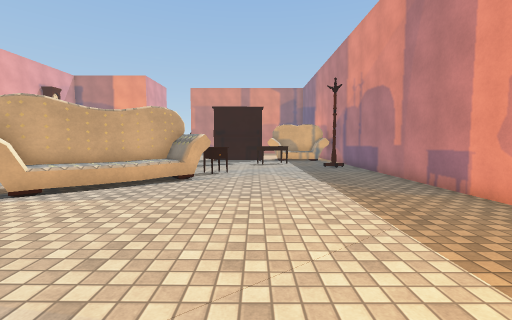
View 1 (above)

19 first-person views from a walk through a Unity game level. The camera is 1.4 m above the floor, tilts 4° down and sees 90° across. The floor is counted in squares, 1 m on a side. Each view is taken from the middle of a square. On the plan, view 1 faces up. The plan holds only what a view shows up to about 13 squares ahead; the rest is blank. The place goes on beyond the plan. The player is left out. Surface patterns are stand-ins for the level's own textures.

View 2
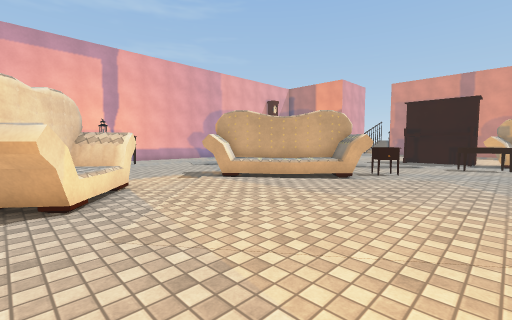

View 3
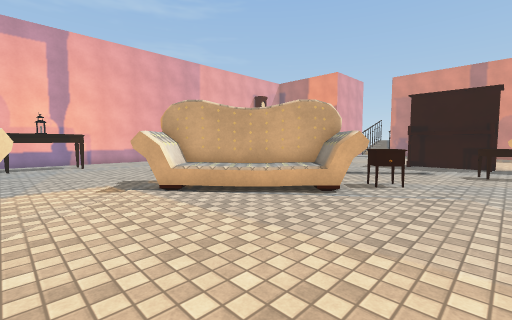

View 4
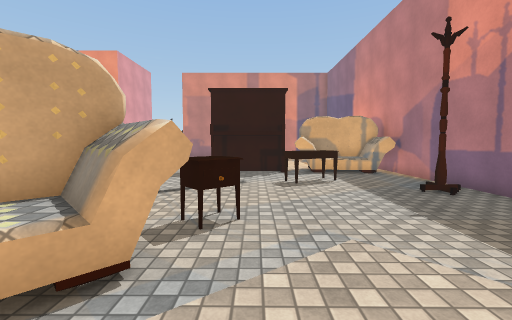

View 5
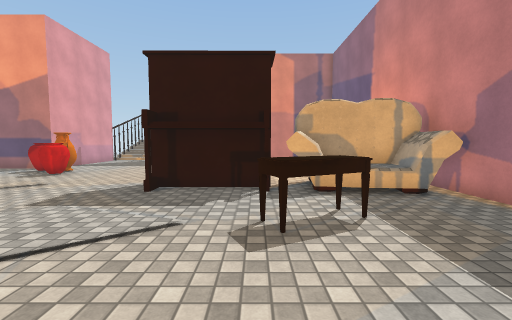

View 6
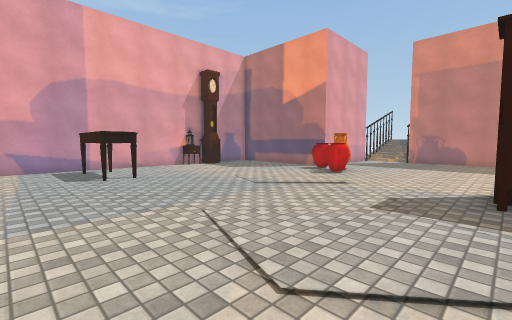

View 7
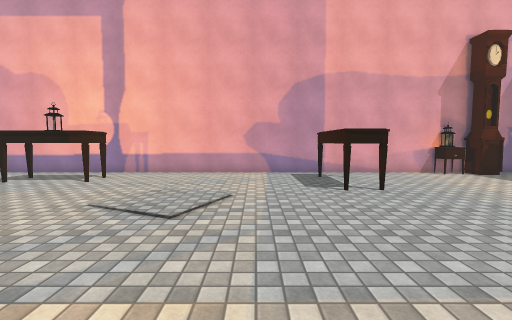

View 8
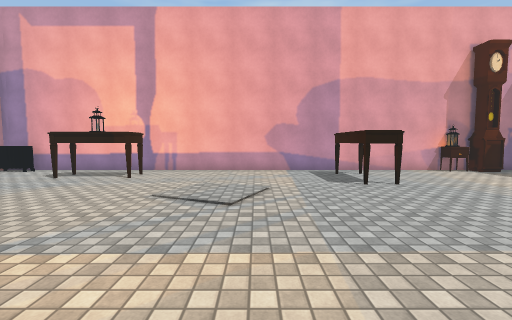

View 9
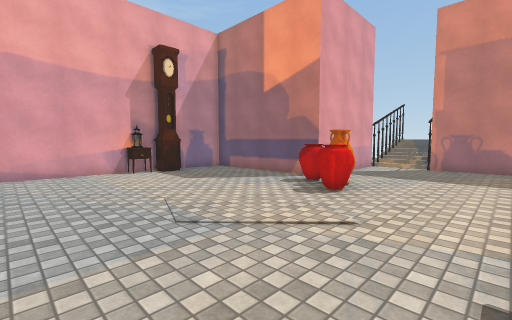

View 10
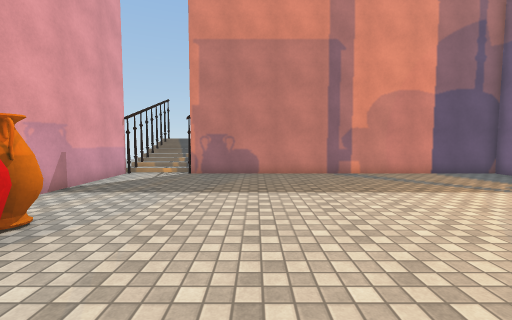

View 11
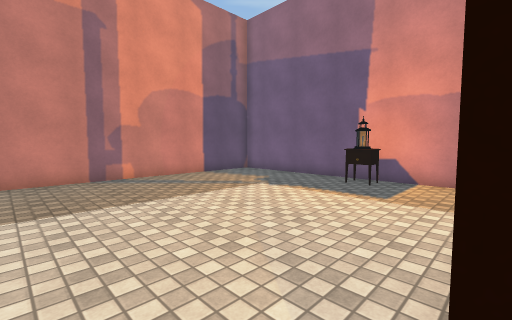

View 12
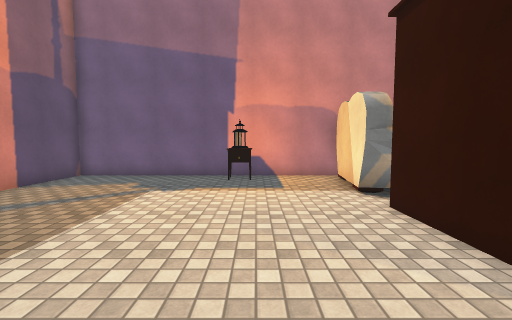

View 13
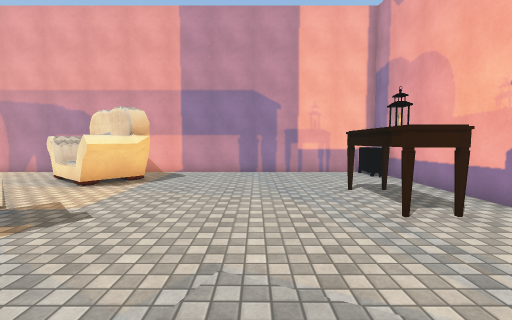

View 14
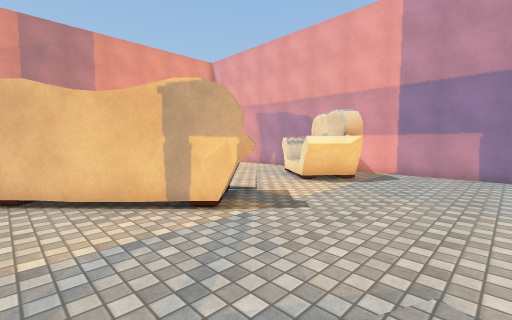

View 15
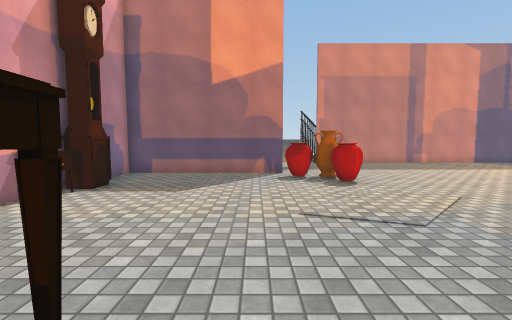

View 16
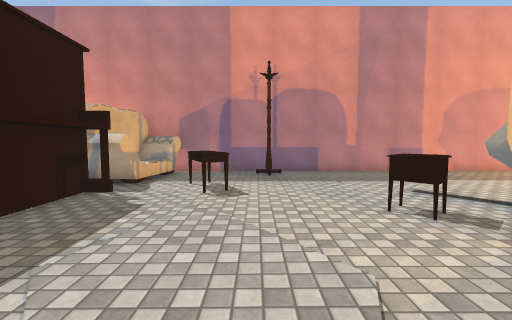

View 17
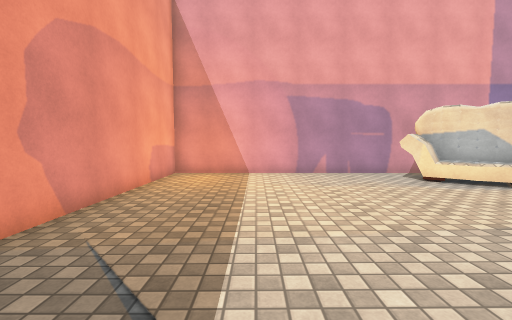

View 18
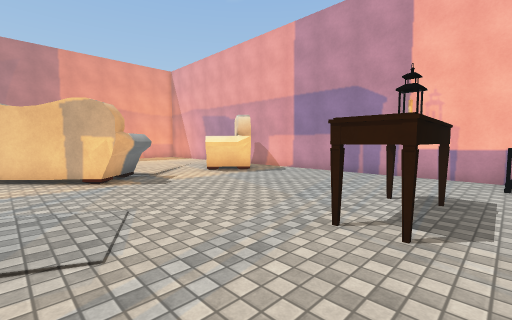

View 19
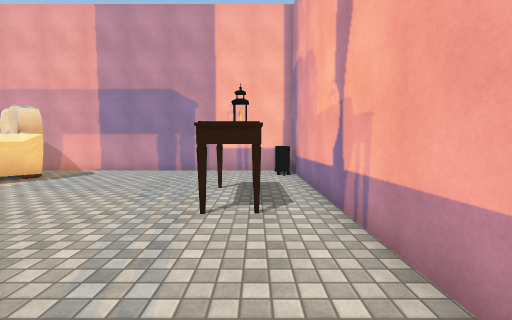

### Floor plan
Key: @ floor where view 1 was taken; # wall or solid block; x gap in a wall; . floor; / step, stairs or slope; v drop or lower ground; T table; R rack; A vase; C clock; L lantern; O other object.
Columns run from 18 left of view 1 to 6 right of it. Each row starts with its distance up from view 1.
 33        v//
 32        v//x
 31        #..###############
 30        #................#
 29        #................#
 28        #................#
 27        #................#
 26 v#######................#
 25 #.......AA............TL#
 24 #......AAA.............L#
 23 #........OO.............#
 22 #C......................#
 21 #C............. ###O###O#
 20 #T.............####OOOOO#
 19 #..................OOOOO#
 18 #.......................#
 17 #..................TT...#
 16 #.T T.............TT....#
 15 #.TTTT..................#
 14 #.....................R.#
 13 #.......................#
 12 #...............TT......#
 11 #.............#OT.......#
 10 #............#OOO.......#
  9 #...........#OOO........#
  8 #..........#OOO.........#
  7 #.........OOOO..........#
  6 #.TT.......OO...........#
  5 #.TT....................#
  4 #.TT....................#
  3 #.TT.......O............#
  2 #.........OOOO..........#
  1 #.........O#OOO.........#
  0 #O..........#OOO..@.....#
 -1 #O...........O..........#
 -2 #########################

Where each view was taken, in squares from view 1:
view 1: 0 up, 0 right, facing up
view 2: 0 up, 2 right, facing up-left
view 3: 3 up, 1 right, facing up-left
view 4: 7 up, 1 left, facing up
view 5: 12 up, 0 right, facing up
view 6: 12 up, 3 left, facing up-left
view 7: 12 up, 6 left, facing left
view 8: 11 up, 5 left, facing left
view 9: 16 up, 5 left, facing up-left
view 10: 20 up, 5 left, facing up
view 11: 21 up, 4 left, facing up-right
view 12: 24 up, 5 left, facing right
view 13: 11 up, 12 left, facing down
view 14: 11 up, 12 left, facing down-right
view 15: 14 up, 12 left, facing up
view 16: 15 up, 7 left, facing right
view 17: 10 up, 2 right, facing down
view 18: 10 up, 17 left, facing down-right
view 19: 11 up, 16 left, facing down
